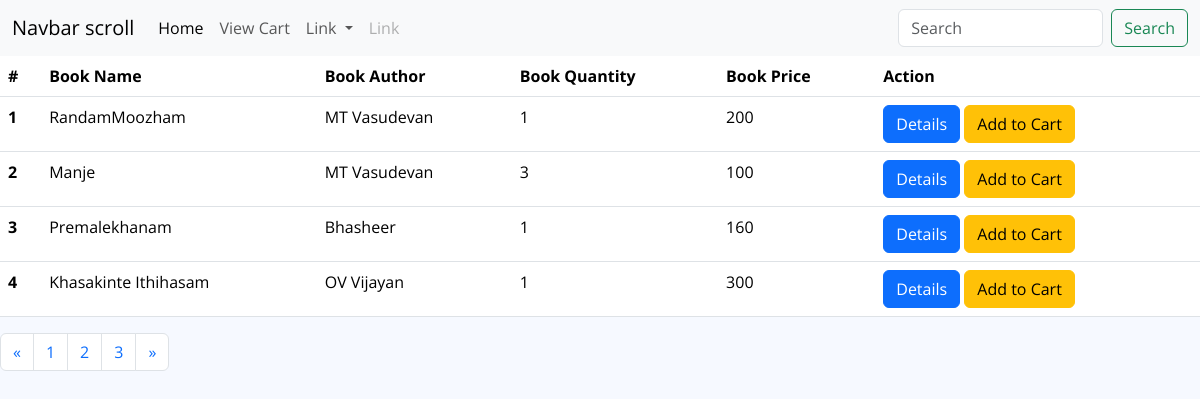
The app's page /user/user/?page=2 with its own data.
### book_app/models.py (models this page shows, shortened)
class Book(models.Model):
    title=models.CharField(max_length=200)
    price=models.IntegerField()
    quantity = models.IntegerField()
    author=models.ForeignKey(Author,on_delete=models.CASCADE)

class Author(models.Model):
    name=models.CharField(max_length=200,null=True)
    def __str__(self):
        return '{}'.format(self.name)

### user_app/views.py (the view)
# urls.py: path("user/",views.list_book,name='list'),
def list_book(request):
    books=Book.objects.all()
    paginator = Paginator(books, 4)
    page_no = request.GET.get('page')
    try:
        page = paginator.get_page(page_no)
    except EmptyPage:
        page = paginator.page(page_no.num_pages)
    return render(request, 'user/list.html', {'books': books, 'page': page})

### templates/user/list.html (shortened to what this page needs)
<!DOCTYPE html>
<html lang="en">
<head>
    <link href="https://cdn.jsdelivr.net/npm/bootstrap@5.3.3/dist/css/bootstrap.min.css" rel="stylesheet">
</head>
{% extends 'authors/base.html' %}
{% load static %}
{% block content %}
<body>
<nav class="navbar navbar-expand-lg bg-body-tertiary">
  <div class="container-fluid">
    <a class="navbar-brand" href="#">Navbar scroll</a>
    <div class="collapse navbar-collapse" id="navbarScroll">
      <ul class="navbar-nav me-auto my-2 my-lg-0 navbar-nav-scroll" style="--bs-scroll-height: 100px;">
        <li class="nav-item">
          <a class="nav-link active" aria-current="page" href="#">Home</a>
        </li>
        <li class="nav-item">
          <a class="nav-link" href="{% url 'viewcart'  %}">View Cart</a>
        </li>
        <li class="nav-item dropdown">
          <a class="nav-link dropdown-toggle" href="#" role="button" data-bs-toggle="dropdown" aria-expanded="false">
            Link
          </a>
        </li>
        <li class="nav-item">
          <a class="nav-link disabled" aria-disabled="true">Link</a>
        </li>
      </ul>
      <form class="d-flex" role="search">
        <input class="form-control me-2" type="search" placeholder="Search" aria-label="Search">
        <button class="btn btn-outline-success" type="submit">Search</button>
      </form>
    </div>
  </div>
</nav>
    <table class="table">
        <thead class="thead-dark">
            <tr>
                <th scope="col">#</th>
                <th scope="col">Book Name</th>
                 <th scope="col">Book Author</th>
                 <th scope="col">Book Quantity</th>
                <th scope="col">Book Price</th>
                <th scope="col">Action</th>
            </tr>
        </thead>
        <tbody>
                {% for book in page %}
                <tr>
                    <th scope="row">{{ forloop.counter }}</th>
                    <td>{{ book.title }}</td>
                    <td>{{ book.author }}</td>
                    <td>{{ book.quantity }}</td>
                    <td>{{ book.price }}</td>
                    <td>
                        <a href="{% url 'details' book.id %}" class="btn btn-primary">Details</a>
                        <a href="{% url 'addcart' book.id %}" class="btn btn-warning">Add to Cart</a>
                    </td>
                </tr>
                {% endfor %}
        </tbody>
    </table>
<nav aria-label="Page navigation example">
  <ul class="pagination">
      {% if page.has_previous %}
    <li class="page-item">
      <a class="page-link" href="?page={{page.previous_page_number }}" aria-label="Previous">
        <span aria-hidden="true">&laquo;</span>
      </a>
    </li>
      {% endif %}
      {% for num in page.paginator.page_range %}
    <li class="page-item {% if page.number == num %} activate{% endif %}">
        <a class="page-link" href="?page={{num}}">{{num}}</a></li>
      {% endfor %}
      {% if page.has_next %}
      <li class="page-item">
      <a class="page-link" href="?page={{page.next_page_number}}" aria-label="Next">
        <span aria-hidden="true">&raquo;</span>
      </a>
    </li>
      {% endif %}
  </ul>
</nav>
</body>
{% endblock %}

### static/assets/css/style.css (style rules this page uses)
:root { scroll-behavior: smooth; }
body { font-family: "Open Sans", sans-serif; background: #f6f9ff; color: #444444; }
a { color: #4154f1; text-decoration: none; }

### records on screen
Book: title "RandamMoozham", author "MT Vasudevan", quantity "1", price "200"
Book: title "Manje", author "MT Vasudevan", quantity "3", price "100"
Book: title "Premalekhanam", author "Bhasheer", quantity "1", price "160"
Book: title "Khasakinte Ithihasam", author "OV Vijayan", quantity "1", price "300"

### other values on screen
{{ num }} "1" "2" "3"
